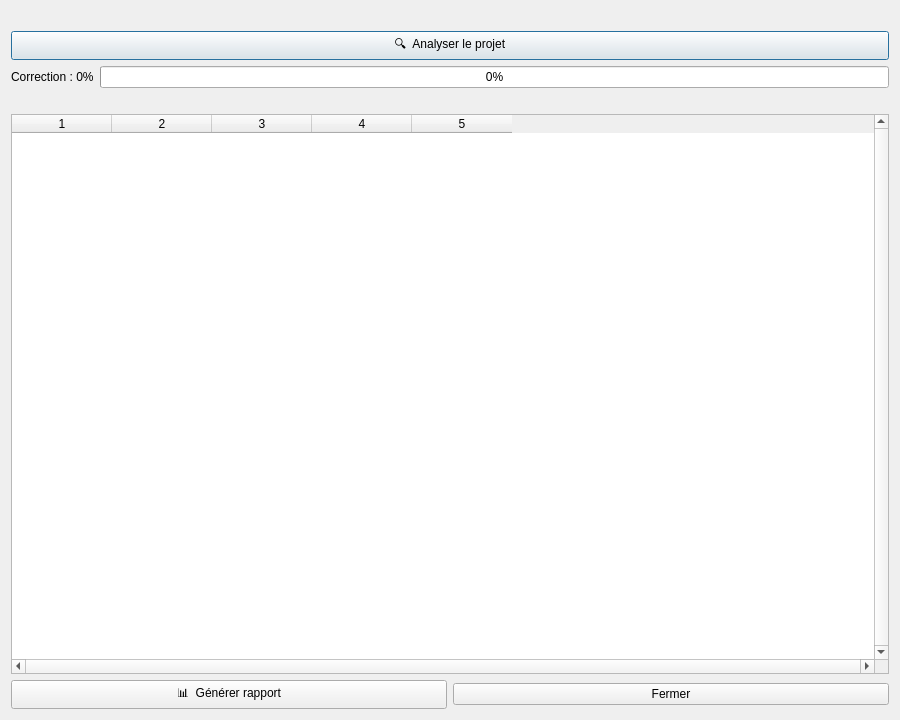
<?xml version="1.0" encoding="UTF-8"?>
<ui version="4.0">
 <class>FtthCheckerDialogBase</class>
 <widget class="QDialog" name="FtthCheckerDialogBase">
  <property name="geometry">
   <rect><x>0</x><y>0</y><width>900</width><height>720</height></rect>
  </property>
  <property name="windowTitle">
   <string>FTTH Geometry Checker</string>
  </property>
  <property name="windowFlags">
   <set>Qt::Window|Qt::WindowMinimizeButtonHint|Qt::WindowMaximizeButtonHint|Qt::WindowCloseButtonHint</set>
  </property>
  <layout class="QVBoxLayout" name="verticalLayout">
   <item>
    <layout class="QHBoxLayout" name="layoutHeader">
     <item>
      <widget class="QLabel" name="lblLogoAmaris">
       <property name="text"><string></string></property>
       <property name="minimumWidth"><number>120</number></property>
       <property name="maximumHeight"><number>50</number></property>
       <property name="scaledContents"><bool>true</bool></property>
       <property name="alignment">
        <set>Qt::AlignLeft|Qt::AlignVCenter</set>
       </property>
      </widget>
     </item>
     <item>
      <spacer>
       <property name="orientation"><enum>Qt::Horizontal</enum></property>
      </spacer>
     </item>
     <item>
      <widget class="QLabel" name="lblLogoOrange">
       <property name="text"><string></string></property>
       <property name="minimumWidth"><number>120</number></property>
       <property name="maximumHeight"><number>50</number></property>
       <property name="scaledContents"><bool>true</bool></property>
       <property name="alignment">
        <set>Qt::AlignRight|Qt::AlignVCenter</set>
       </property>
      </widget>
     </item>
    </layout>
   </item>
   <item>
    <widget class="QPushButton" name="btnAnalyser">
     <property name="text"><string>🔍  Analyser le projet</string></property>
     <property name="minimumHeight"><number>38</number></property>
    </widget>
   </item>
   <item>
    <layout class="QHBoxLayout" name="layoutProgress">
     <item>
      <widget class="QLabel" name="lblProgression">
       <property name="text"><string>Correction : 0%</string></property>
       <property name="minimumWidth"><number>120</number></property>
      </widget>
     </item>
     <item>
      <widget class="QProgressBar" name="progressBar">
       <property name="value"><number>0</number></property>
       <property name="textVisible"><bool>true</bool></property>
       <property name="minimumHeight"><number>22</number></property>
      </widget>
     </item>
    </layout>
   </item>
   <item>
    <widget class="QLabel" name="lblFelicitation">
     <property name="text"><string></string></property>
     <property name="wordWrap"><bool>true</bool></property>
    </widget>
   </item>
   <item>
           <widget class="QTableWidget" name="tableResultats">
         <property name="selectionBehavior">
          <enum>QAbstractItemView::SelectRows</enum>
         </property>
         <property name="horizontalScrollBarPolicy">
          <enum>Qt::ScrollBarAlwaysOn</enum>
         </property>
         <property name="verticalScrollBarPolicy">
          <enum>Qt::ScrollBarAlwaysOn</enum>
         </property>
         <property name="columnCount">
          <number>5</number>
         </property>

         <!-- === EN-TÊTES DES COLONNES === -->
         <attribute name="horizontalHeaderItem">
          <column>0</column>
          <item>
           <property name="text">
            <string>CORRECTION</string>
           </property>
          </item>
         </attribute>
         <attribute name="horizontalHeaderItem">
          <column>1</column>
          <item>
           <property name="text">
            <string>CODE</string>
           </property>
          </item>
         </attribute>
         <attribute name="horizontalHeaderItem">
          <column>2</column>
          <item>
           <property name="text">
            <string>COUCHE</string>
           </property>
          </item>
         </attribute>
         <attribute name="horizontalHeaderItem">
          <column>3</column>
          <item>
           <property name="text">
            <string>LIBELLÉ</string>
           </property>
          </item>
         </attribute>
         <attribute name="horizontalHeaderItem">
          <column>4</column>
          <item>
           <property name="text">
            <string>INFO</string>
           </property>
          </item>
         </attribute>
        </widget>
   </item>
   <item>
    <layout class="QHBoxLayout" name="layoutBottomButtons">
     <item>
      <widget class="QPushButton" name="btnRapport">
       <property name="text">
        <string>📊  Générer rapport</string>
       </property>
      </widget>
     </item>
     <item>
      <widget class="QPushButton" name="btnFermer">
       <property name="text"><string>Fermer</string></property>
      </widget>
     </item>
    </layout>
   </item>
  </layout>
 </widget>
 <resources/>
 <connections/>
</ui>
